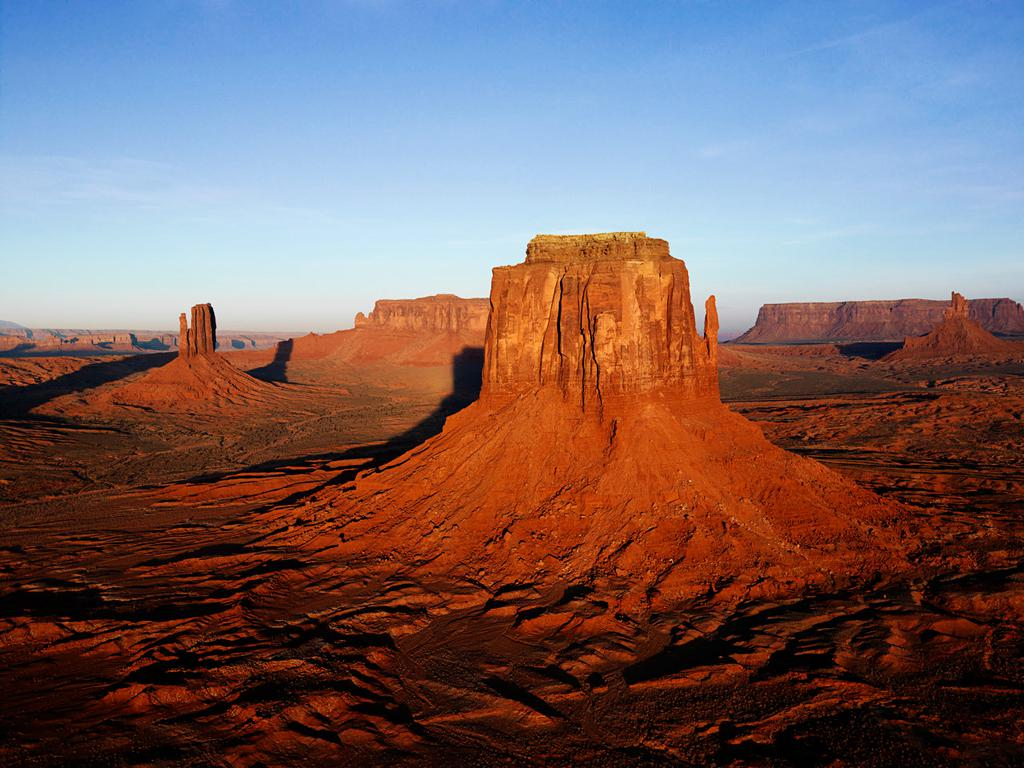
#> input picture Desert.jpg, 1024 x 768 px
$ python Bevel_Img.py Desert.jpg   (older library calls are emulated)
#> lines starting #> are read from the running program, lines starting #| are printed output that depends on the picture
from PIL import Image,ImageOps
import sys

# [7 lines of commented-out code are left out]
if(len(sys.argv) == 1):
    print("Expecting Image Path as argument")
else:
    img = Image.open(sys.argv[1])
#> img is the input picture: PIL image 1024x768 RGB; mean R, G, B 119.5, 99.3, 101.1
    print("original size",img.size)
#| original size (1024, 768)
    img1 = ImageOps.expand(img,border=30,fill='white')
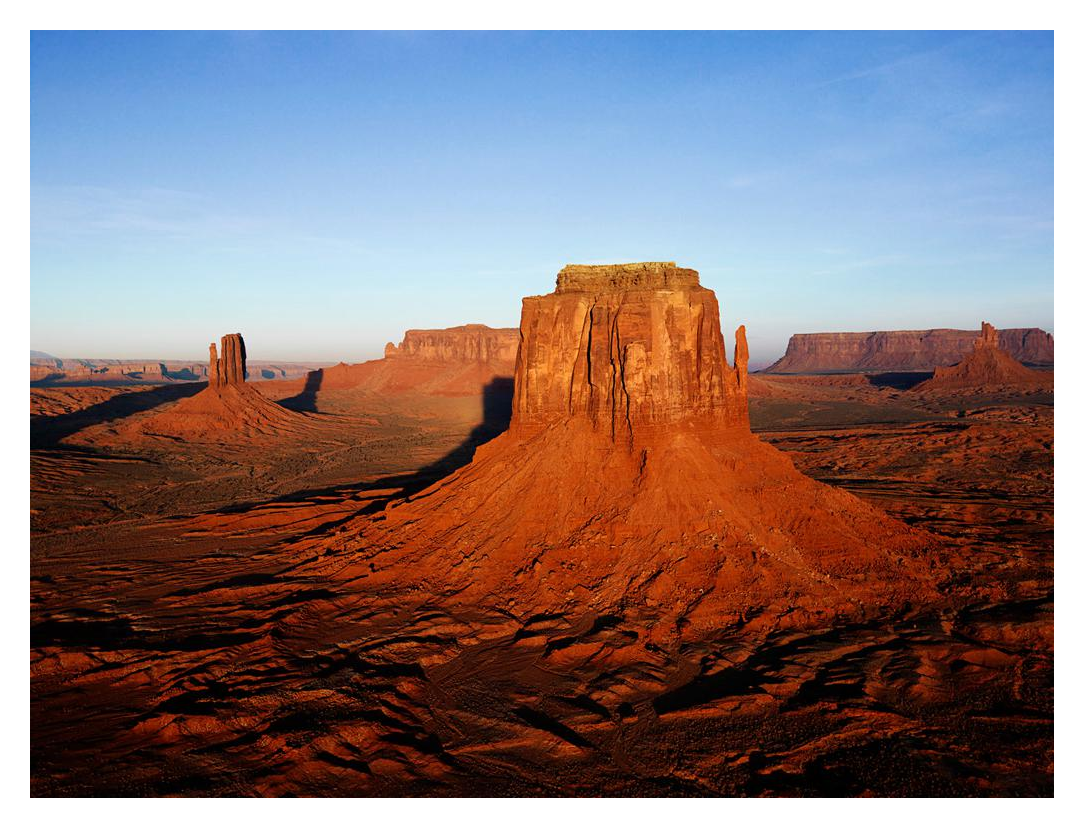
#> img1: PIL image 1084x828 RGB; mean R, G, B 136.2, 118.6, 120.2
    img1.save("C:\\Users\\Public\\Pictures\\Sample Pictures\\new.jpg")
    print("Added Border",img1.size)
#| Added Border (1084, 828)
    # [9 lines of commented-out code are left out]
